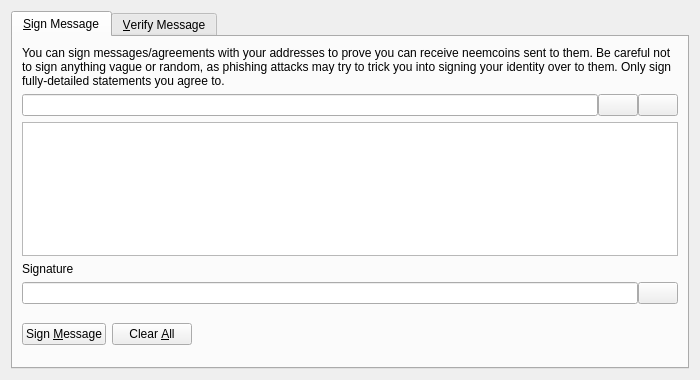
<?xml version="1.0" encoding="UTF-8"?>
<ui version="4.0">
 <class>SignVerifyMessageDialog</class>
 <widget class="QDialog" name="SignVerifyMessageDialog">
  <property name="geometry">
   <rect>
    <x>0</x>
    <y>0</y>
    <width>700</width>
    <height>380</height>
   </rect>
  </property>
  <property name="windowTitle">
   <string>Signatures - Sign / Verify a Message</string>
  </property>
  <property name="modal">
   <bool>true</bool>
  </property>
  <layout class="QVBoxLayout" name="verticalLayout">
   <item>
    <widget class="QTabWidget" name="tabWidget">
     <property name="currentIndex">
      <number>0</number>
     </property>
     <widget class="QWidget" name="tabSignMessage">
      <attribute name="title">
       <string>&amp;Sign Message</string>
      </attribute>
      <layout class="QVBoxLayout" name="verticalLayout_SM">
       <item>
        <widget class="QLabel" name="infoLabel_SM">
         <property name="text">
          <string>You can sign messages/agreements with your addresses to prove you can receive neemcoins sent to them. Be careful not to sign anything vague or random, as phishing attacks may try to trick you into signing your identity over to them. Only sign fully-detailed statements you agree to.</string>
         </property>
         <property name="textFormat">
          <enum>Qt::PlainText</enum>
         </property>
         <property name="wordWrap">
          <bool>true</bool>
         </property>
        </widget>
       </item>
       <item>
        <layout class="QHBoxLayout" name="horizontalLayout_1_SM">
         <property name="spacing">
          <number>0</number>
         </property>
         <item>
          <widget class="QValidatedLineEdit" name="addressIn_SM">
           <property name="toolTip">
            <string>The Neemcoin address to sign the message with</string>
           </property>
          </widget>
         </item>
         <item>
          <widget class="QPushButton" name="addressBookButton_SM">
           <property name="toolTip">
            <string>Choose previously used address</string>
           </property>
           <property name="text">
            <string/>
           </property>
           <property name="icon">
            <iconset resource="../bitcoin.qrc">
             <normaloff>:/icons/address-book</normaloff>:/icons/address-book</iconset>
           </property>
           <property name="shortcut">
            <string>Alt+A</string>
           </property>
           <property name="autoDefault">
            <bool>false</bool>
           </property>
          </widget>
         </item>
         <item>
          <widget class="QPushButton" name="pasteButton_SM">
           <property name="toolTip">
            <string>Paste address from clipboard</string>
           </property>
           <property name="text">
            <string/>
           </property>
           <property name="icon">
            <iconset resource="../bitcoin.qrc">
             <normaloff>:/icons/editpaste</normaloff>:/icons/editpaste</iconset>
           </property>
           <property name="shortcut">
            <string>Alt+P</string>
           </property>
           <property name="autoDefault">
            <bool>false</bool>
           </property>
          </widget>
         </item>
        </layout>
       </item>
       <item>
        <widget class="QPlainTextEdit" name="messageIn_SM">
         <property name="toolTip">
          <string>Enter the message you want to sign here</string>
         </property>
        </widget>
       </item>
       <item>
        <widget class="QLabel" name="signatureLabel_SM">
         <property name="text">
          <string>Signature</string>
         </property>
         <property name="textFormat">
          <enum>Qt::PlainText</enum>
         </property>
        </widget>
       </item>
       <item>
        <layout class="QHBoxLayout" name="horizontalLayout_2_SM">
         <property name="spacing">
          <number>0</number>
         </property>
         <item>
          <widget class="QLineEdit" name="signatureOut_SM">
           <property name="font">
            <font>
             <italic>true</italic>
            </font>
           </property>
           <property name="readOnly">
            <bool>true</bool>
           </property>
          </widget>
         </item>
         <item>
          <widget class="QPushButton" name="copySignatureButton_SM">
           <property name="toolTip">
            <string>Copy the current signature to the system clipboard</string>
           </property>
           <property name="text">
            <string/>
           </property>
           <property name="icon">
            <iconset resource="../bitcoin.qrc">
             <normaloff>:/icons/editcopy</normaloff>:/icons/editcopy</iconset>
           </property>
           <property name="autoDefault">
            <bool>false</bool>
           </property>
          </widget>
         </item>
        </layout>
       </item>
       <item>
        <layout class="QHBoxLayout" name="horizontalLayout_3_SM">
         <item>
          <widget class="QPushButton" name="signMessageButton_SM">
           <property name="toolTip">
            <string>Sign the message to prove you own this Neemcoin address</string>
           </property>
           <property name="text">
            <string>Sign &amp;Message</string>
           </property>
           <property name="icon">
            <iconset resource="../bitcoin.qrc">
             <normaloff>:/icons/edit</normaloff>:/icons/edit</iconset>
           </property>
           <property name="autoDefault">
            <bool>false</bool>
           </property>
          </widget>
         </item>
         <item>
          <widget class="QPushButton" name="clearButton_SM">
           <property name="toolTip">
            <string>Reset all sign message fields</string>
           </property>
           <property name="text">
            <string>Clear &amp;All</string>
           </property>
           <property name="icon">
            <iconset resource="../bitcoin.qrc">
             <normaloff>:/icons/remove</normaloff>:/icons/remove</iconset>
           </property>
           <property name="autoDefault">
            <bool>false</bool>
           </property>
          </widget>
         </item>
         <item>
          <spacer name="horizontalSpacer_1_SM">
           <property name="orientation">
            <enum>Qt::Horizontal</enum>
           </property>
           <property name="sizeHint" stdset="0">
            <size>
             <width>40</width>
             <height>48</height>
            </size>
           </property>
          </spacer>
         </item>
         <item>
          <widget class="QLabel" name="statusLabel_SM">
           <property name="font">
            <font>
             <weight>75</weight>
             <bold>true</bold>
            </font>
           </property>
           <property name="text">
            <string/>
           </property>
           <property name="wordWrap">
            <bool>true</bool>
           </property>
          </widget>
         </item>
         <item>
          <spacer name="horizontalSpacer_2_SM">
           <property name="orientation">
            <enum>Qt::Horizontal</enum>
           </property>
           <property name="sizeHint" stdset="0">
            <size>
             <width>40</width>
             <height>48</height>
            </size>
           </property>
          </spacer>
         </item>
        </layout>
       </item>
      </layout>
     </widget>
     <widget class="QWidget" name="tabVerifyMessage">
      <attribute name="title">
       <string>&amp;Verify Message</string>
      </attribute>
      <layout class="QVBoxLayout" name="verticalLayout_VM">
       <item>
        <widget class="QLabel" name="infoLabel_VM">
         <property name="text">
          <string>Enter the receiver's address, message (ensure you copy line breaks, spaces, tabs, etc. exactly) and signature below to verify the message. Be careful not to read more into the signature than what is in the signed message itself, to avoid being tricked by a man-in-the-middle attack. Note that this only proves the signing party receives with the address, it cannot prove sendership of any transaction!</string>
         </property>
         <property name="textFormat">
          <enum>Qt::PlainText</enum>
         </property>
         <property name="alignment">
          <set>Qt::AlignLeading|Qt::AlignLeft|Qt::AlignTop</set>
         </property>
         <property name="wordWrap">
          <bool>true</bool>
         </property>
        </widget>
       </item>
       <item>
        <layout class="QHBoxLayout" name="horizontalLayout_1_VM">
         <property name="spacing">
          <number>0</number>
         </property>
         <item>
          <widget class="QValidatedLineEdit" name="addressIn_VM">
           <property name="toolTip">
            <string>The Neemcoin address the message was signed with</string>
           </property>
          </widget>
         </item>
         <item>
          <widget class="QPushButton" name="addressBookButton_VM">
           <property name="toolTip">
            <string>Choose previously used address</string>
           </property>
           <property name="text">
            <string/>
           </property>
           <property name="icon">
            <iconset resource="../bitcoin.qrc">
             <normaloff>:/icons/address-book</normaloff>:/icons/address-book</iconset>
           </property>
           <property name="shortcut">
            <string>Alt+A</string>
           </property>
           <property name="autoDefault">
            <bool>false</bool>
           </property>
          </widget>
         </item>
        </layout>
       </item>
       <item>
        <widget class="QPlainTextEdit" name="messageIn_VM"/>
       </item>
       <item>
        <widget class="QValidatedLineEdit" name="signatureIn_VM"/>
       </item>
       <item>
        <layout class="QHBoxLayout" name="horizontalLayout_2_VM">
         <item>
          <widget class="QPushButton" name="verifyMessageButton_VM">
           <property name="toolTip">
            <string>Verify the message to ensure it was signed with the specified Neemcoin address</string>
           </property>
           <property name="text">
            <string>Verify &amp;Message</string>
           </property>
           <property name="icon">
            <iconset resource="../bitcoin.qrc">
             <normaloff>:/icons/transaction_0</normaloff>:/icons/transaction_0</iconset>
           </property>
           <property name="autoDefault">
            <bool>false</bool>
           </property>
          </widget>
         </item>
         <item>
          <widget class="QPushButton" name="clearButton_VM">
           <property name="toolTip">
            <string>Reset all verify message fields</string>
           </property>
           <property name="text">
            <string>Clear &amp;All</string>
           </property>
           <property name="icon">
            <iconset resource="../bitcoin.qrc">
             <normaloff>:/icons/remove</normaloff>:/icons/remove</iconset>
           </property>
           <property name="autoDefault">
            <bool>false</bool>
           </property>
          </widget>
         </item>
         <item>
          <spacer name="horizontalSpacer_1_VM">
           <property name="orientation">
            <enum>Qt::Horizontal</enum>
           </property>
           <property name="sizeHint" stdset="0">
            <size>
             <width>40</width>
             <height>48</height>
            </size>
           </property>
          </spacer>
         </item>
         <item>
          <widget class="QLabel" name="statusLabel_VM">
           <property name="font">
            <font>
             <weight>75</weight>
             <bold>true</bold>
            </font>
           </property>
           <property name="text">
            <string/>
           </property>
           <property name="wordWrap">
            <bool>true</bool>
           </property>
          </widget>
         </item>
         <item>
          <spacer name="horizontalSpacer_2_VM">
           <property name="orientation">
            <enum>Qt::Horizontal</enum>
           </property>
           <property name="sizeHint" stdset="0">
            <size>
             <width>40</width>
             <height>48</height>
            </size>
           </property>
          </spacer>
         </item>
        </layout>
       </item>
      </layout>
     </widget>
    </widget>
   </item>
  </layout>
 </widget>
 <customwidgets>
  <customwidget>
   <class>QValidatedLineEdit</class>
   <extends>QLineEdit</extends>
   <header>qt/qvalidatedlineedit.h</header>
  </customwidget>
 </customwidgets>
 <resources>
  <include location="../bitcoin.qrc"/>
 </resources>
 <connections/>
</ui>
